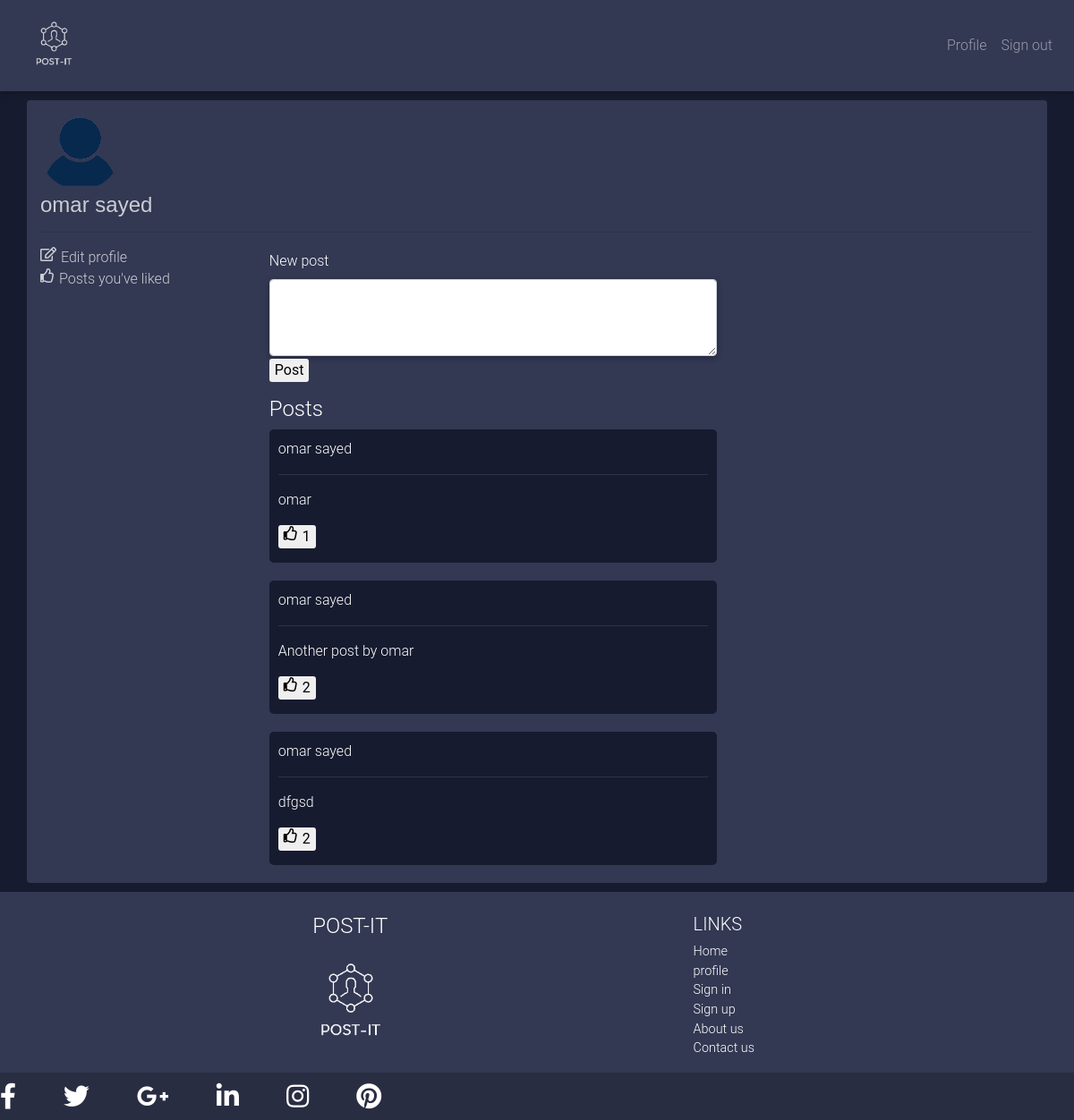
The page /pages/profile.php (signed in) on the database its author committed.
### tables this page shows
CREATE TABLE `signup` (
  `id` int(11) NOT NULL,
  `fname` varchar(20) NOT NULL,
  `lname` varchar(20) NOT NULL,
  `email` varchar(50) NOT NULL,
  `password` varchar(50) NOT NULL,
  `profilepic` varchar(60) DEFAULT NULL
);

CREATE TABLE `posts` (
  `userid` int(11) NOT NULL,
  `postid` int(11) NOT NULL,
  `nolikes` varchar(10) NOT NULL DEFAULT '0',
  `post` varchar(1000) NOT NULL
);

### pages/profile.php (the view, shortened to what this page needs)
<?php
$conn=mysqli_connect("localhost","root","","omar");
$id_user=$_SESSION['user_id']['id'];
$querygen=mysqli_query($conn,"SELECT * FROM posts WHERE userid='$id_user'");
$query1=mysqli_query($conn,"SELECT fname,lname,profilepic FROM signup WHERE id='$id_user'");
$fet=mysqli_fetch_array($query1);
$username=$fet['fname']." ".$fet['lname'];
?>
<!DOCTYPE html>
<html lang="en" dir="ltr">
  <head>
    <link rel="stylesheet" href="../css/bootstrap.min.css">
    <link rel="stylesheet" href="../css/profile-style.css">
  </head>
  <body>
    <div class="container profileBody">
     <div class="userinfo">
      <div class="links">
        <?php
        if(is_null($fet['profilepic'])){
          ?>
       <img src="../imgs/profilePic.png" id="profilePic">
     <?php } ?>
       <h4 id="username">
           <?PHP
            echo $username;
           ?>
       </h4>
       <hr id="profsplit" >
     </div>
      <a href="edit-profile.php" id="profileLink1" > <i class="far fa-edit"></i> Edit profile</a>
      <br class="fix">
      <a href="liked-posts.php" id="profileLink2"  > <i class="far fa-thumbs-up"></i>Posts you've liked</a>
    </div>
    <div class="postarea">
      <form class="newpost" action="profile.php" method="post">
        <div class="form-group shadow-textarea">
          <label for="newpostarea">New post</label>
          <textarea class="form-control z-depth-1" id="newpostarea" name="newpostarea" rows="3" placeholder="Write something here..." >  </textarea>
          <input type="submit" id="newpostsubmit" value="Post" name="subnewpost">
        </div>
      </form>
      <h4>Posts</h4>
        <?php
        while($ans=mysqli_fetch_array($querygen)){
            $post=$ans['post'];
            $nolikes=$ans['nolikes'];
        ?>
      <div class="posts">
          <p>
              <?php echo $username;?>
          </p>
          <hr>
          <p>
              <?php echo $post; ?>
          </p>
          <form action="" method="post">
              <button type="submit" name="sublike" class="likepost"><i class="far fa-thumbs-up lik"></i> <p id="liknum" class="lik"> <?php echo $nolikes; ?> </p> </button>
          </form>
      </div>
      <?php }?>
    </div>
   </div>
  </body>
</html>

### css/profile-style.css (style rules this page uses)
body { background-color: #161b2f; }
.profileBody { background-color: #333853; padding-top: 15px; overflow-y: auto; min-height: 800px; margin-top: 10px; border-radius: 4px; margin-bottom: 10px; }
#profilePic { width: 8%; border-radius: 50%; }
#username { font-family: "arial"; margin-top:3px; color: #cccdd4; }
#profileLink1,#profileLink2 { color: #cccdd4; }
#profileLink1,#profileLink2 { float: left; display: block; }
#profsplit { color: #161b2f; width: 100%; }
i { float: left; padding-right: 5px; }
#newpostarea { width:500px; }
#newpostsubmit { border: none; border-radius: 3px; margin-top:3px; }
.postarea { margin-top: -20px; float: left; margin-left: 10%; margin-right: 5%; }
.posts { padding: 10px; border-radius:5px; background-color: #161b2f; margin-bottom: 20px; }
.likepost { border: none; border-radius: 3px; }
.lik { float: left; height: 8px; }
hr { background-color: #333853; }

### css/nav-style.css (style rules this page uses)
body { background-color: #161b2f; }
.container { color: white; }
nav { background-color: #333853; }
.navbar , .navbar-brand { padding:0; }

### css/footer-style.css (style rules this page uses)
body { background-color: #161b2f; }
footer { position: relative; width: 100%; background-color: #333853; }
.subfooter { background-color: #161b2f; }
#FooterBrandName { margin-left: 32%; }
.navbarBrand { margin-left: 32.5%; }
.navdiv { margin-left: 28%; text-align: left; }
#FooterLinks { margin-right: 30%; }

### rows shown on the page
signup: username "omar sayed"
posts: userid.lname "omar sayed", post "omar", nolikes "1"
posts: userid.lname "omar sayed", post "Another post by omar", nolikes "2"
posts: userid.lname "omar sayed", post "dfgsd", nolikes "2"
